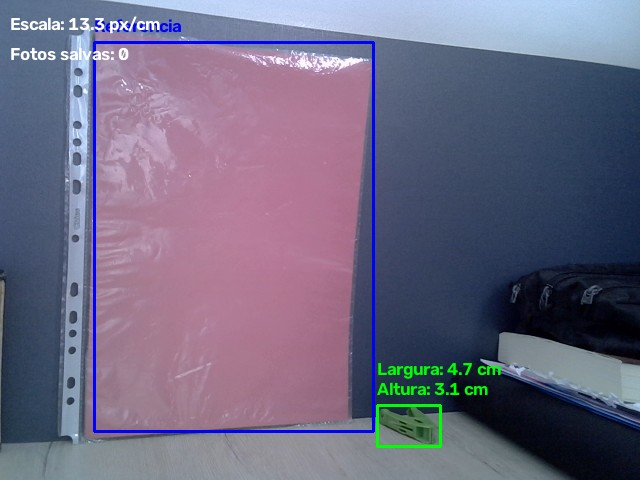
#> input picture visao_computacional/dados/fotos_medicoes/medicao_1_18-08-2026_12-33-02.jpg, 640 x 480 px, given in place of the camera
$ python calibrar_camera.py
#> lines starting #> are read from the running program, lines starting #| are printed output that depends on the picture; after the words box and inside, x2 and y2 are one past the last pixel; in counts of white or black regions, pixels touching at a corner belong together
#> in main, frame is the input picture: shape (480, 640, 3); mean B, G, R 129.2, 104.3, 109.3
#> in main, `frame_hsv = cv2.cvtColor(frame, cv2.COLOR_BGR2HSV)`: frame_hsv: shape (480, 640, 3); mean H, S, V 126.2, 89.1, 136.9
"""
Calibração FIXA da câmera.

OBJETIVO:
    Rodar esse script UMA VEZ, com a câmera já instalada na posição
    final (mesmo ângulo/altura que vai ficar permanentemente), com o
    objeto de referência (folha A4) visível na cena.

    O script detecta a referência, calcula quantos pixels equivalem
    a 1 cm NAQUELA posição específica da câmera, e salva esse valor
    em um arquivo (calibracao.json).

    Depois disso, o script de medição (medir_grama_fixo.py) usa esse
    valor salvo para sempre — sem precisar da referência na cena de novo.

IMPORTANTE:
    Se a câmera for movida, trocar de altura, ângulo ou zoom, você
    precisa rodar essa calibração de novo.

REQUISITOS:
    pip install opencv-python numpy

COMO USAR:
    1. Posicione a câmera no local/ângulo definitivo.
    2. Coloque a folha A4 (referência) na cena, no mesmo plano do chão
       onde a grama será medida.
    3. Rode o script.
    4. Quando o retângulo azul aparecer estável na referência, aperte 's'.
    5. O valor será salvo em calibracao.json.
"""

import cv2
import numpy as np
import json
import os

# Tamanho real da referência (folha A4 vertical = 21 cm de largura)
REFERENCIA_LARGURA_CM = 21.0

# Faixa de cor HSV da referência (ajuste se mudar o objeto/cor)
HSV_REF_MIN = (116, 40, 0)
HSV_REF_MAX = (179, 255, 222)

AREA_MINIMA = 500
ARQUIVO_CALIBRACAO = "calibracao.json"


def encontrar_maior_contorno(mascara):
    contornos, _ = cv2.findContours(
        mascara, cv2.RETR_EXTERNAL, cv2.CHAIN_APPROX_SIMPLE
    )
    if not contornos:
        return None
    maior = max(contornos, key=cv2.contourArea)
    if cv2.contourArea(maior) < AREA_MINIMA:
        return None
    return maior


def criar_mascara(frame_hsv, cor_min, cor_max):
#> called with cor_min = (116, 40, 0), cor_max = (179, 255, 222)
    mascara = cv2.inRange(frame_hsv, cor_min, cor_max)
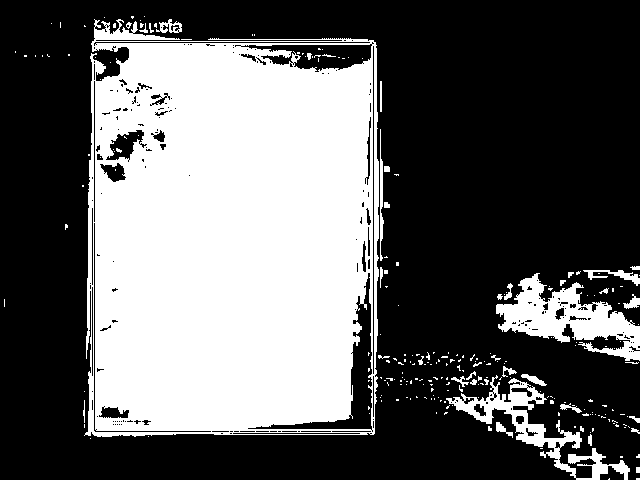
#> mascara: shape (480, 640); 38.1% white; 243 white regions (205 under 20 px), largest, box (x1, y1, x2, y2) and area: (84, 19, 379, 437) 104992, (496, 273, 640, 361) 5381, (446, 375, 630, 480) 3600
    kernel = np.ones((5, 5), np.uint8)
    mascara = cv2.erode(mascara, kernel, iterations=1)
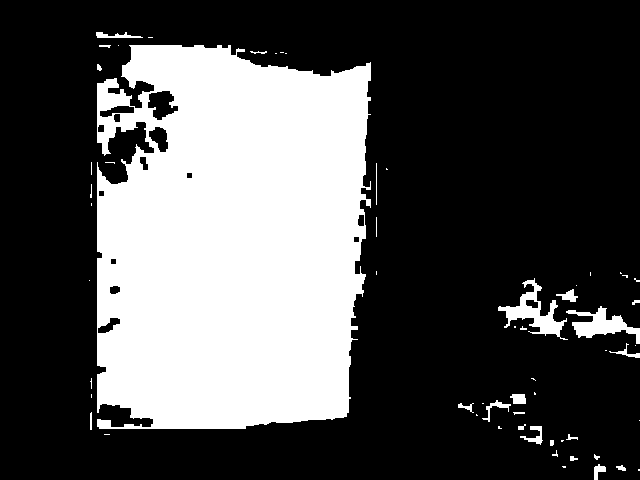
#> mascara: shape (480, 640); 31.1% white; 59 white regions (34 under 20 px), largest, box (x1, y1, x2, y2) and area: (97, 45, 371, 429) 91381, (498, 278, 568, 340) 1316, (566, 306, 640, 344) 1105
    mascara = cv2.dilate(mascara, kernel, iterations=2)
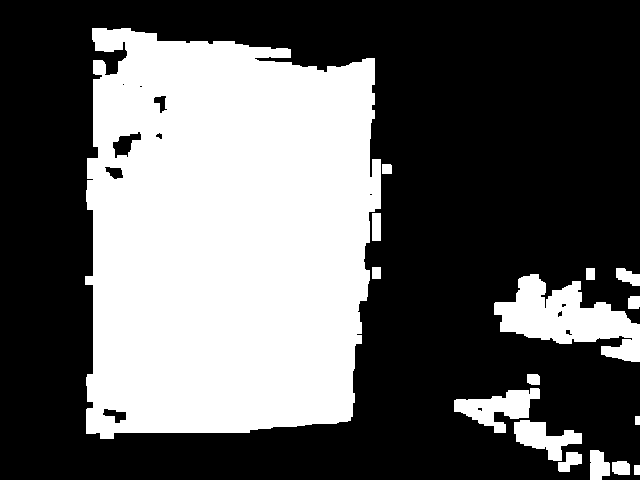
#> mascara: shape (480, 640); 37.9% white; 16 white regions
    return mascara


def salvar_calibracao(pixels_por_cm):
    dados = {"pixels_por_cm": pixels_por_cm}
    with open(ARQUIVO_CALIBRACAO, "w") as f:
        json.dump(dados, f, indent=2)
    print(f"\nCalibração salva em '{ARQUIVO_CALIBRACAO}': {dados}\n")


def main():
    cap = cv2.VideoCapture(0)

    if not cap.isOpened():
        print("Erro: não consegui acessar a câmera.")
        return

    print("Posicione a referência na cena.")
    print("Pressione 's' quando o retângulo azul estiver estável na referência.")
    print("Pressione 'q' para sair sem salvar.")

    while True:
        ok, frame = cap.read()
        if not ok:
            print("Erro ao capturar frame.")
            break

        frame_hsv = cv2.cvtColor(frame, cv2.COLOR_BGR2HSV)
        mascara_ref = criar_mascara(frame_hsv, HSV_REF_MIN, HSV_REF_MAX)
        contorno_ref = encontrar_maior_contorno(mascara_ref)
#> in encontrar_maior_contorno, `contornos, _ = cv2.findContours( mascara, cv2.RETR_EXTERNAL, cv2.CHAIN..`: contornos = 16 contours; largest, box (x1, y1, x2, y2) and area: (85, 28, 381, 439) 104337, (494, 274, 640, 362) 6224, (454, 388, 540, 433) 1762, (514, 420, 582, 461) 1294, (590, 450, 610, 480) 438
#> in encontrar_maior_contorno, `maior = max(contornos, key=cv2.contourArea)`: maior = contour of 299 points, box (x1, y1, x2, y2) (85, 28, 381, 439), area 104337
#> contorno_ref has the same summary as maior in encontrar_maior_contorno

        pixels_por_cm_atual = None

        if contorno_ref is not None:
            x, y, w, h = cv2.boundingRect(contorno_ref)
#> x = 85; y = 28; w = 296; h = 411
            pixels_por_cm_atual = w / REFERENCIA_LARGURA_CM
#> pixels_por_cm_atual = 14.1

            cv2.rectangle(frame, (x, y), (x + w, y + h), (255, 0, 0), 2)
            cv2.putText(
                frame, f"{pixels_por_cm_atual:.2f} px/cm", (x, y - 10),
                cv2.FONT_HERSHEY_SIMPLEX, 0.6, (255, 0, 0), 2
            )
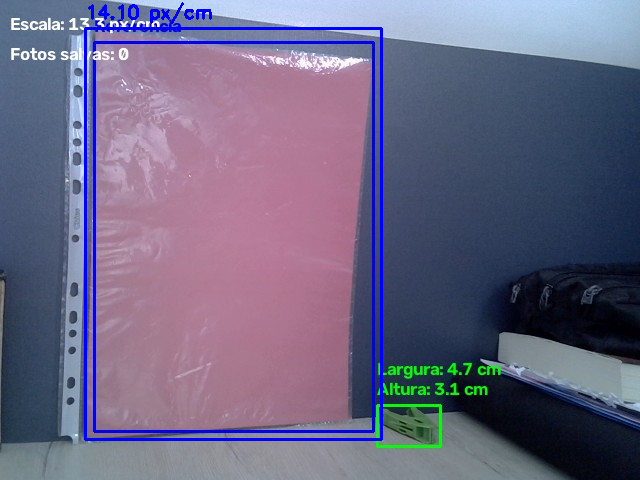
#> frame: shape (480, 640, 3); mean B, G, R 130.9, 102.3, 107.4
        else:
            cv2.putText(
                frame, "Referencia nao detectada", (20, 30),
                cv2.FONT_HERSHEY_SIMPLEX, 0.7, (0, 0, 255), 2
            )

        cv2.imshow("Calibracao - Camera", frame)
        cv2.imshow("Mascara Referencia", mascara_ref)

        tecla = cv2.waitKey(1) & 0xFF
#> (key q is pressed here)

        if tecla == ord('q'):
            print("Saindo sem salvar calibração.")
            break

        elif tecla == ord('s'):
            if pixels_por_cm_atual is not None:
                salvar_calibracao(pixels_por_cm_atual)
                break
            else:
                print("Referência não detectada no momento. Ajuste e tente de novo.")

    cap.release()
    cv2.destroyAllWindows()


if __name__ == "__main__":
    main()

$ run again, on visao_computacional/dados/fotos_medicoes/medicao_1_18-08-2026_13-11-37.png
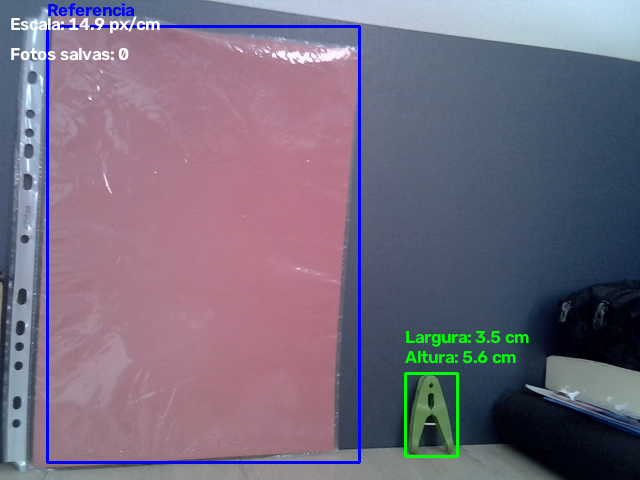
#> input picture visao_computacional/dados/fotos_medicoes/medicao_1_18-08-2026_13-11-37.png, 640 x 480 px, given in place of the camera
#> in main, frame is the input picture: shape (480, 640, 3); mean B, G, R 126, 107.4, 117.4
#> frame_hsv: shape (480, 640, 3); mean H, S, V 131.2, 82.5, 140
#> in criar_mascara, `mascara = cv2.dilate(mascara, kernel, iterations=2)`:
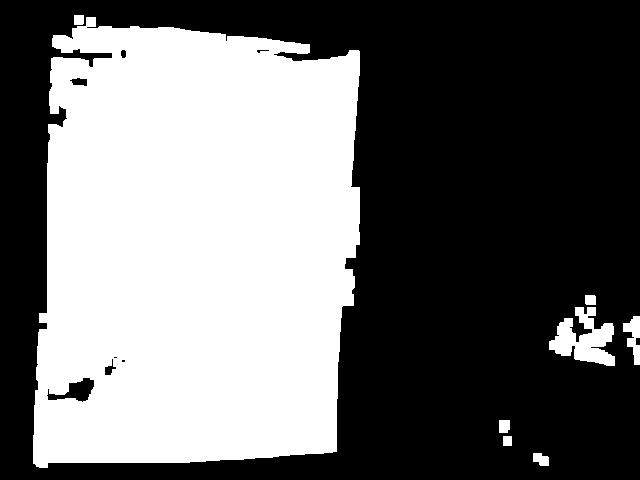
#> mascara: shape (480, 640); 42.8% white; 8 white regions
#> contornos = 8 contours; box (x1, y1, x2, y2) and area: (33, 17, 360, 468) 128098, (549, 307, 615, 366) 1941, (623, 316, 640, 365) 392, (533, 453, 549, 466) 135, (499, 420, 510, 433) 114, (585, 295, 596, 305) 89, (74, 15, 84, 25) 80, (503, 436, 512, 446) 72
#> maior = contour of 308 points, box (x1, y1, x2, y2) (33, 17, 360, 468), area 128098
#> contorno_ref has the same summary as maior in encontrar_maior_contorno
#> x = 33; y = 17; w = 327; h = 451
#> pixels_por_cm_atual = 15.57
#> in main, `cv2.putText( frame, f"{pixels_por_cm_atual:.2f} px/cm", (x, y - 10), c..`:
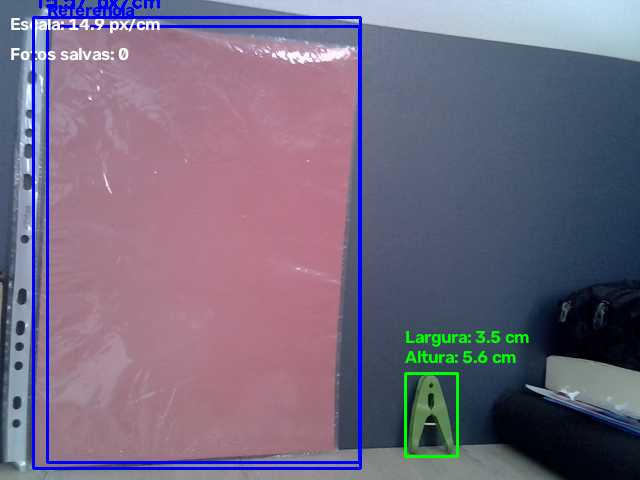
#> frame: shape (480, 640, 3); mean B, G, R 127.5, 105.7, 115.8
